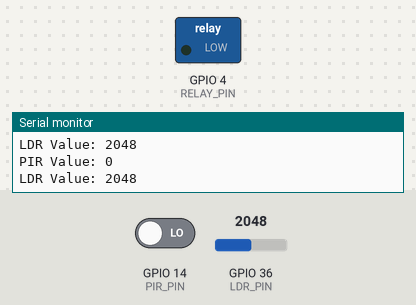
A sketch run on a simulated ESP32. Shown: switched loads named in the sketch (green lamp = pin HIGH), the last lines printed to the serial monitor. The inputs (shaded band) are chosen by the test bench; at power-on: GPIO 14 (PIR_PIN) LOW, GPIO 36 (LDR_PIN) = 2048.

Above: at 1.8 s.
1.9 s: GPIO 14 (PIR_PIN) driven HIGH
At 3.1 s:
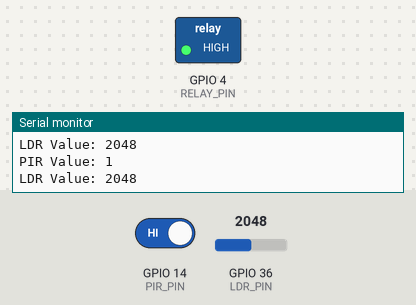
3.5 s: GPIO 14 (PIR_PIN) driven LOW
At 4.6 s:
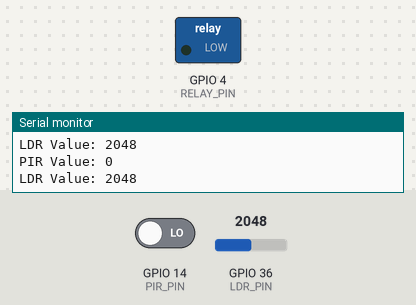
Timing chart, 0 to 6.5 s (numbered marks = the images above; inputs shaded):
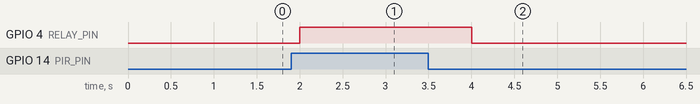

The sketch:

RelayEsp32SensorsLed.ino
```cpp
#define PIR_PIN 14
#define RELAY_PIN 4
#define LDR_PIN 36

void setup() {
  pinMode(PIR_PIN, INPUT);
  pinMode(RELAY_PIN, OUTPUT);
  Serial.begin(115200);
}

void loop() {
  int pirValue = digitalRead(PIR_PIN);
  int ldrValue = analogRead(LDR_PIN);

  Serial.print("PIR Value: ");
  Serial.println(pirValue);
  Serial.print("LDR Value: ");
  Serial.println(ldrValue);

  if (pirValue == HIGH ) {
    digitalWrite(RELAY_PIN, HIGH);
  } else {
    digitalWrite(RELAY_PIN, LOW);
  }

  delay(1000);
}
```

Measured:
- after the input at 1.9 s, GPIO 4 (RELAY_PIN): LOW → HIGH after 0.10 s
- after the input at 3.5 s, GPIO 4 (RELAY_PIN): HIGH → LOW after 0.50 s
